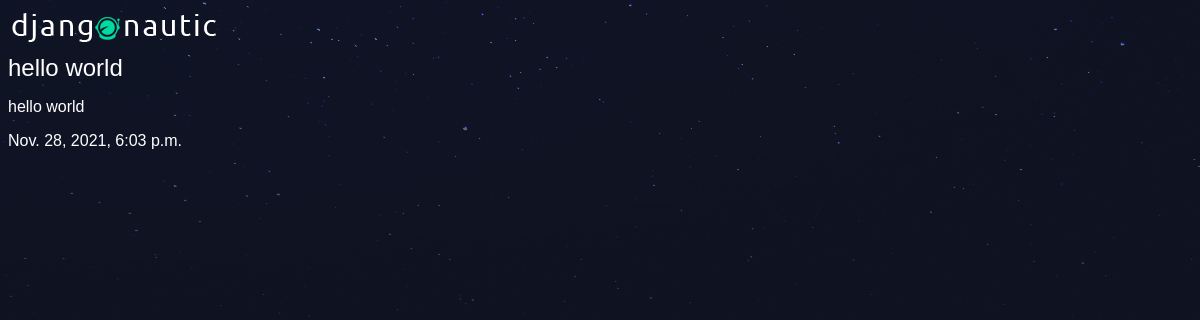
Screenshot of /articles/hello-world/ with the database file from the repository.
### articles/models.py (models this page shows, shortened)
class Article(models.Model):
    title = models.CharField(max_length=100)
    slug = models.SlugField()
    body = models.TextField()
    date = models.DateTimeField(auto_now_add=True)

### articles/views.py (the view)
# urls.py: path('<slug:slug>/', views.article_detail, name='detail'),
def article_detail(request, slug):
    article = Article.objects.get(slug=slug)
    return render(request, 'articles/article_detail.html', { 'article': article})

### articles/templates/articles/article_detail.html
{% extends 'base_layout.html' %}
{% block content %}
<div class="article-detail">
    <div class="article">
        <h2>{{ article.title }}</h2>
        <p>{{ article.body }}</p>
        <p>{{ article.date }}</p>
    </div>
</div>
{% endblock %}

### assets/styles.css (style rules this page uses)
body { background-color: #0f121f; background-image: url(stars.png); background-repeat: no-repeat; color: #fff }
body * { font-family: Verdana, Geneva, Tahoma, sans-serif; }
h1, h2, h3, h4, h5 { font-weight: normal; margin: 0; }

### rows the page displays
Article: title "hello world", body "hello world", date "Nov. 28, 2021, 6:03 p.m."
